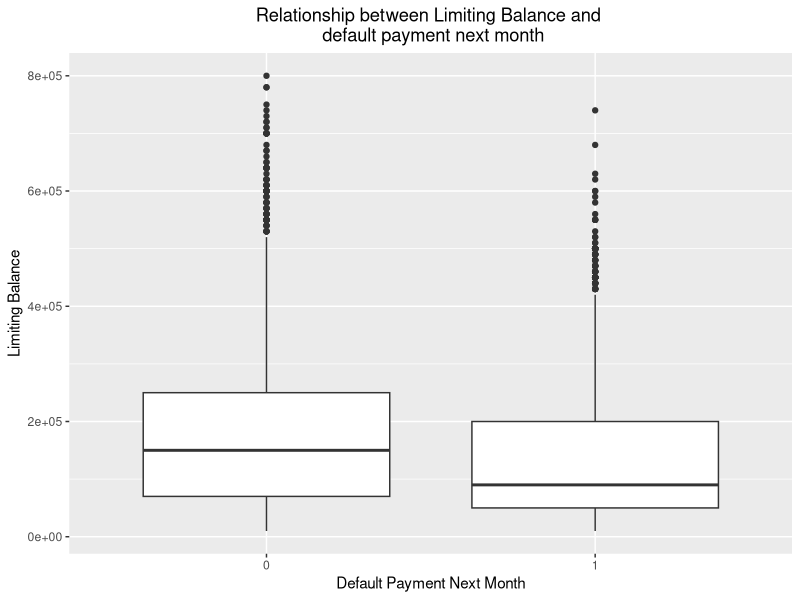
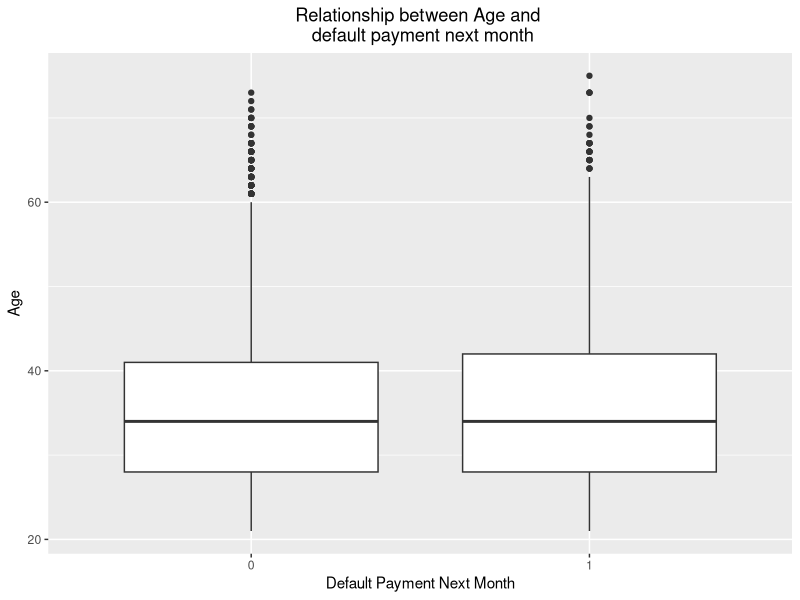
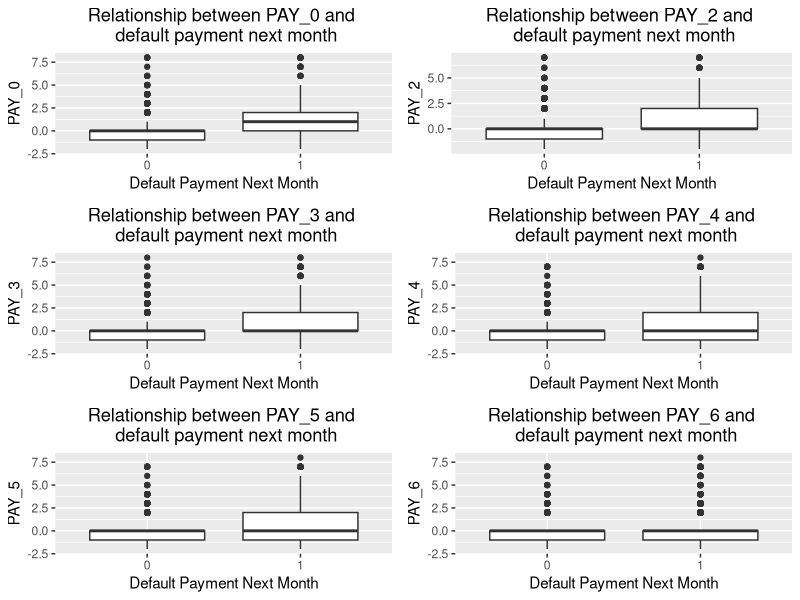
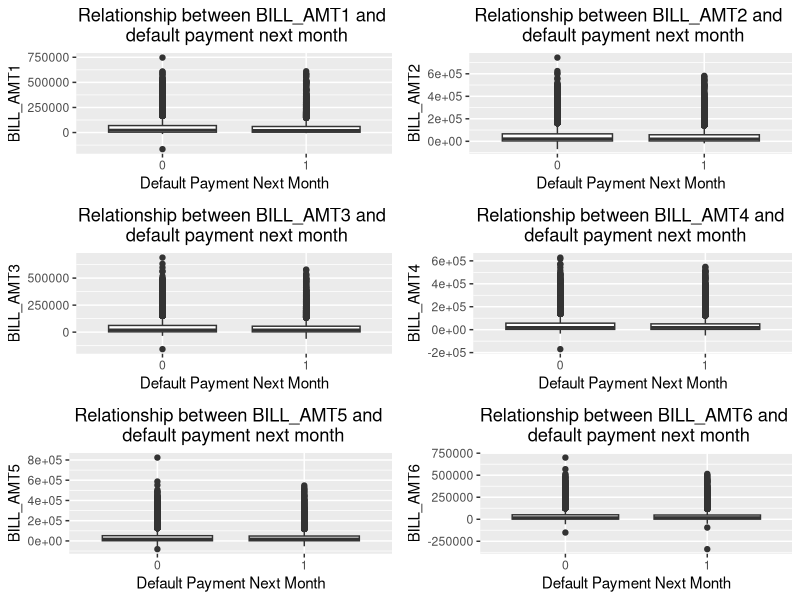
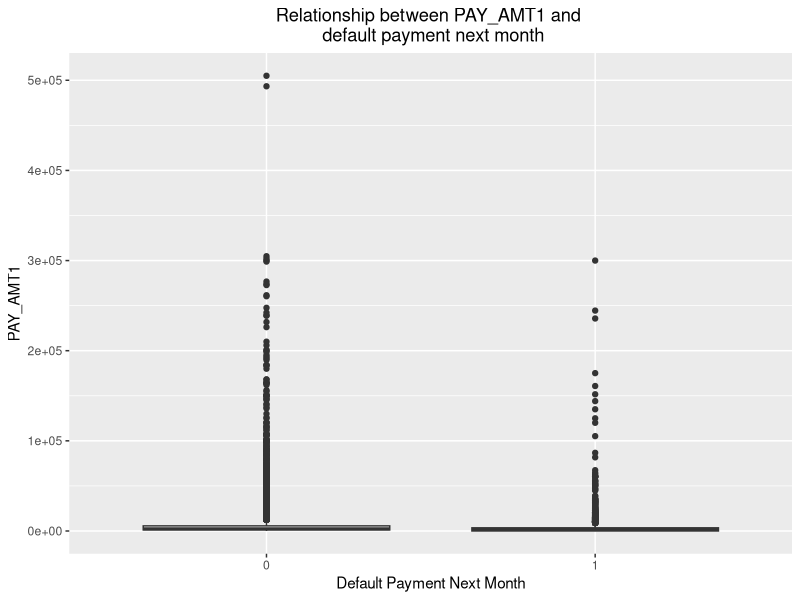
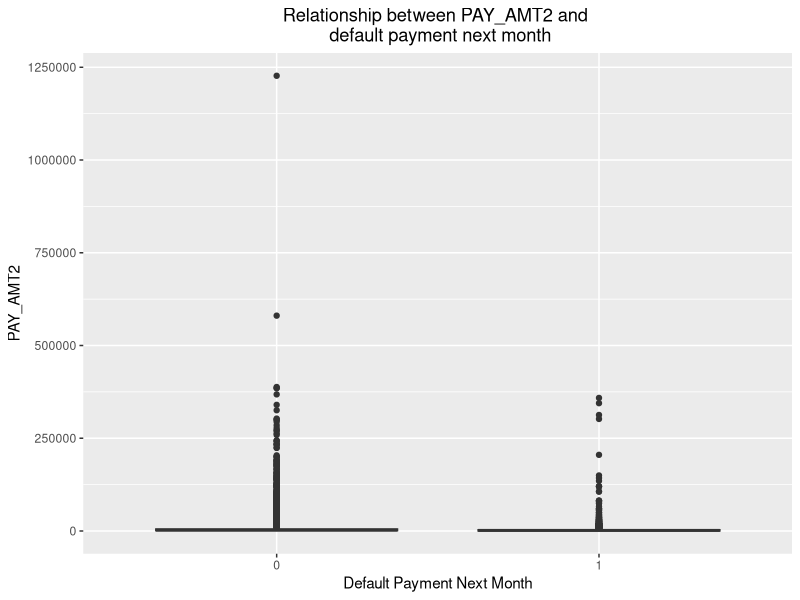
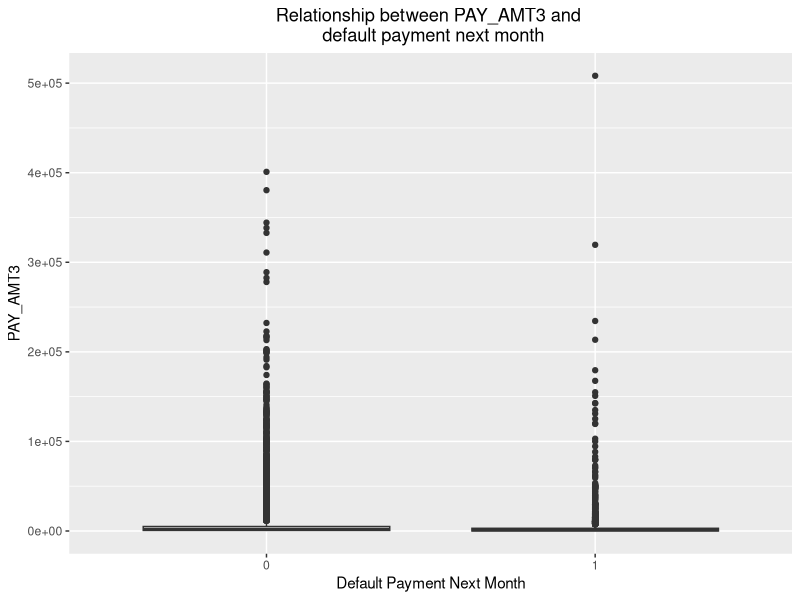
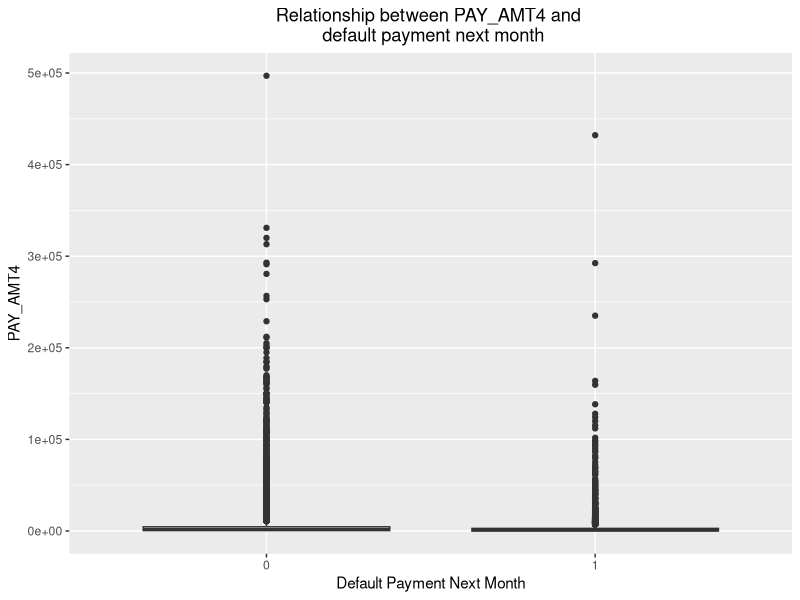

These charts were generated, in order, by the following R code:
## ---- chunk 1
knitr::opts_chunk$set(echo = TRUE)
library(tidyverse)
library(gridExtra)
## ---- chunk 2
headers <- read.csv(file = "train.csv", skip = 1, header = F, nrows = 1, as.is = TRUE)
# Read in complete dataset
dat <- read.csv(file = "train.csv", skip = 2, header = FALSE)
# Add the headers to dataset
colnames(dat) <- headers
## ---- chunk 3
ggplot(aes(x=as.factor(`default payment next month`), y=LIMIT_BAL, group=`default payment next month`),data=dat) + geom_boxplot() + ggtitle("Relationship between Limiting Balance and \n default payment next month") + theme(plot.title = element_text(hjust = 0.5)) + ylab("Limiting Balance") + xlab("Default Payment Next Month")
## ---- chunk 4
print(median(dat$LIMIT_BAL[dat$`default payment next month`==0]))
print(median(dat$LIMIT_BAL[dat$`default payment next month`==1]))
## ---- chunk 5
ggplot(aes(x=as.factor(`default payment next month`), y=AGE, group=`default payment next month`),data=dat) + geom_boxplot() + ggtitle("Relationship between Age and \n default payment next month") + theme(plot.title = element_text(hjust = 0.5)) + ylab("Age") + xlab("Default Payment Next Month")
## ---- chunk 6
print(quantile(dat$AGE[dat$`default payment next month`==0]))
print(quantile(dat$AGE[dat$`default payment next month`==1]))
## ---- chunk 7
p1 <- ggplot(aes(x=as.factor(`default payment next month`), y=PAY_0, group=`default payment next month`),data=dat) + geom_boxplot() + ggtitle("Relationship between PAY_0 and \n default payment next month") + theme(plot.title = element_text(hjust = 0.5)) + ylab("PAY_0") + xlab("Default Payment Next Month")

p2 <- ggplot(aes(x=as.factor(`default payment next month`), y=PAY_2, group=`default payment next month`),data=dat) + geom_boxplot() + ggtitle("Relationship between PAY_2 and \n default payment next month") + theme(plot.title = element_text(hjust = 0.5)) + ylab("PAY_2") + xlab("Default Payment Next Month")

p3 <- ggplot(aes(x=as.factor(`default payment next month`), y=PAY_3, group=`default payment next month`),data=dat) + geom_boxplot() + ggtitle("Relationship between PAY_3 and \n default payment next month") + theme(plot.title = element_text(hjust = 0.5)) + ylab("PAY_3") + xlab("Default Payment Next Month")

p4 <- ggplot(aes(x=as.factor(`default payment next month`), y=PAY_4, group=`default payment next month`),data=dat) + geom_boxplot() + ggtitle("Relationship between PAY_4 and \n default payment next month") + theme(plot.title = element_text(hjust = 0.5)) + ylab("PAY_4") + xlab("Default Payment Next Month")

p5 <- ggplot(aes(x=as.factor(`default payment next month`), y=PAY_5, group=`default payment next month`),data=dat) + geom_boxplot() + ggtitle("Relationship between PAY_5 and \n default payment next month") + theme(plot.title = element_text(hjust = 0.5)) + ylab("PAY_5") + xlab("Default Payment Next Month")

p6 <- ggplot(aes(x=as.factor(`default payment next month`), y=PAY_6, group=`default payment next month`),data=dat) + geom_boxplot() + ggtitle("Relationship between PAY_6 and \n default payment next month") + theme(plot.title = element_text(hjust = 0.5)) + ylab("PAY_6") + xlab("Default Payment Next Month")

# Output plots in 3x2 grid
grid.arrange(p1, p2, p3, p4, p5, p6, nrow = 3)
## ---- chunk 8
p1 <- ggplot(aes(x=as.factor(`default payment next month`), y=BILL_AMT1, group=`default payment next month`),data=dat) + geom_boxplot() + ggtitle("Relationship between BILL_AMT1 and \n default payment next month") + theme(plot.title = element_text(hjust = 0.5)) + ylab("BILL_AMT1") + xlab("Default Payment Next Month")

p2 <- ggplot(aes(x=as.factor(`default payment next month`), y=BILL_AMT2, group=`default payment next month`),data=dat) + geom_boxplot() + ggtitle("Relationship between BILL_AMT2 and \n default payment next month") + theme(plot.title = element_text(hjust = 0.5)) + ylab("BILL_AMT2") + xlab("Default Payment Next Month")

p3 <- ggplot(aes(x=as.factor(`default payment next month`), y=BILL_AMT3, group=`default payment next month`),data=dat) + geom_boxplot() + ggtitle("Relationship between BILL_AMT3 and \n default payment next month") + theme(plot.title = element_text(hjust = 0.5)) + ylab("BILL_AMT3") + xlab("Default Payment Next Month")

p4 <- ggplot(aes(x=as.factor(`default payment next month`), y=BILL_AMT4, group=`default payment next month`),data=dat) + geom_boxplot() + ggtitle("Relationship between BILL_AMT4 and \n default payment next month") + theme(plot.title = element_text(hjust = 0.5)) + ylab("BILL_AMT4") + xlab("Default Payment Next Month")

p5 <- ggplot(aes(x=as.factor(`default payment next month`), y=BILL_AMT5, group=`default payment next month`),data=dat) + geom_boxplot() + ggtitle("Relationship between BILL_AMT5 and \n default payment next month") + theme(plot.title = element_text(hjust = 0.5)) + ylab("BILL_AMT5") + xlab("Default Payment Next Month")

p6 <- ggplot(aes(x=as.factor(`default payment next month`), y=BILL_AMT6, group=`default payment next month`),data=dat) + geom_boxplot() + ggtitle("Relationship between BILL_AMT6 and \n default payment next month") + theme(plot.title = element_text(hjust = 0.5)) + ylab("BILL_AMT6") + xlab("Default Payment Next Month")

# Output plots in 3x2 grid
grid.arrange(p1, p2, p3, p4, p5, p6, nrow = 3)
## ---- chunk 9
print(Med_Def0 <- c(median(dat$BILL_AMT1[dat$`default payment next month`==0]), median(dat$BILL_AMT2[dat$`default payment next month`==0]), median(dat$BILL_AMT3[dat$`default payment next month`==0]), median(dat$BILL_AMT4[dat$`default payment next month`==0]), median(dat$BILL_AMT5[dat$`default payment next month`==0]), median(dat$BILL_AMT6[dat$`default payment next month`==0])))

print(Med_Def1 <- c(median(dat$BILL_AMT1[dat$`default payment next month`==1]), median(dat$BILL_AMT2[dat$`default payment next month`==1]), median(dat$BILL_AMT3[dat$`default payment next month`==1]), median(dat$BILL_AMT4[dat$`default payment next month`==1]), median(dat$BILL_AMT5[dat$`default payment next month`==1]), median(dat$BILL_AMT6[dat$`default payment next month`==1])))

## ---- chunk 10
ggplot(aes(x=as.factor(`default payment next month`), y=PAY_AMT1, group=`default payment next month`),data=dat) + geom_boxplot() + ggtitle("Relationship between PAY_AMT1 and \n default payment next month") + theme(plot.title = element_text(hjust = 0.5)) + ylab("PAY_AMT1") + xlab("Default Payment Next Month")

ggplot(aes(x=as.factor(`default payment next month`), y=PAY_AMT2, group=`default payment next month`),data=dat) + geom_boxplot() + ggtitle("Relationship between PAY_AMT2 and \n default payment next month") + theme(plot.title = element_text(hjust = 0.5)) + ylab("PAY_AMT2") + xlab("Default Payment Next Month")

ggplot(aes(x=as.factor(`default payment next month`), y=PAY_AMT3, group=`default payment next month`),data=dat) + geom_boxplot() + ggtitle("Relationship between PAY_AMT3 and \n default payment next month") + theme(plot.title = element_text(hjust = 0.5)) + ylab("PAY_AMT3") + xlab("Default Payment Next Month")

ggplot(aes(x=as.factor(`default payment next month`), y=PAY_AMT4, group=`default payment next month`),data=dat) + geom_boxplot() + ggtitle("Relationship between PAY_AMT4 and \n default payment next month") + theme(plot.title = element_text(hjust = 0.5)) + ylab("PAY_AMT4") + xlab("Default Payment Next Month")

ggplot(aes(x=as.factor(`default payment next month`), y=PAY_AMT5, group=`default payment next month`),data=dat) + geom_boxplot() + ggtitle("Relationship between PAY_AMT5 and \n default payment next month") + theme(plot.title = element_text(hjust = 0.5)) + ylab("PAY_AMT5") + xlab("Default Payment Next Month")

ggplot(aes(x=as.factor(`default payment next month`), y=PAY_AMT6, group=`default payment next month`),data=dat) + geom_boxplot() + ggtitle("Relationship between PAY_AMT6 and \n default payment next month") + theme(plot.title = element_text(hjust = 0.5)) + ylab("PAY_AMT6") + xlab("Default Payment Next Month")
## ---- chunk 11
print(Median_Def0 <- c(median(dat$PAY_AMT1[dat$`default payment next month`==0]), median(dat$PAY_AMT2[dat$`default payment next month`==0]), median(dat$PAY_AMT3[dat$`default payment next month`==0]), median(dat$PAY_AMT4[dat$`default payment next month`==0]), median(dat$PAY_AMT5[dat$`default payment next month`==0]), median(dat$PAY_AMT6[dat$`default payment next month`==0])))

print(Median_Def1 <- c(median(dat$PAY_AMT1[dat$`default payment next month`==1]), median(dat$PAY_AMT2[dat$`default payment next month`==1]), median(dat$PAY_AMT3[dat$`default payment next month`==1]), median(dat$PAY_AMT4[dat$`default payment next month`==1]), median(dat$PAY_AMT5[dat$`default payment next month`==1]), median(dat$PAY_AMT6[dat$`default payment next month`==1])))

## ---- chunk 12
print(male_def <- sum(dat$`default payment next month`[dat$SEX==1])/sum(dat$SEX==1))
print(female_def <- sum(dat$`default payment next month`[dat$SEX==2])/sum(dat$SEX==2))
## ---- chunk 13
ggplot(aes(x=as.factor(`default payment next month`), y=EDUCATION, group=`default payment next month`),data=dat) + geom_boxplot() + ggtitle("Relationship between Education and \n default payment next month") + theme(plot.title = element_text(hjust = 0.5)) + ylab("Education") + xlab("Default Payment Next Month")
mean(dat$EDUCATION[dat$`default payment next month`==0])
mean(dat$EDUCATION[dat$`default payment next month`==1])
## ---- chunk 14
print(mean(dat$MARRIAGE[dat$`default payment next month`==0]))
print(mean(dat$MARRIAGE[dat$`default payment next month`==1]))
